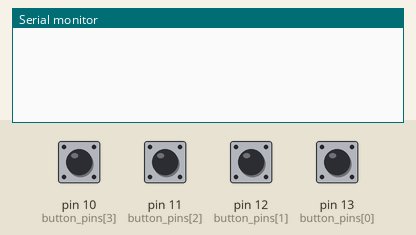
The sketch below on a simulated Arduino Uno, built with avr-gcc and run on an emulated ATmega328P. On the bench: the last lines printed to the serial monitor. The inputs (shaded band) are chosen by the test bench; at power-on: pin 10 (button_pins[3]), pin 11 (button_pins[2]), pin 12 (button_pins[1]), pin 13 (button_pins[0]) HIGH.

Above: at 1.2 s.
1.3 s: pin 10 (button_pins[3]) pulled LOW for 0.15 s
At 2.5 s:
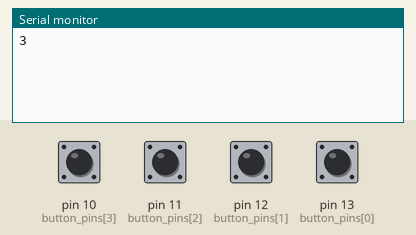
2.9 s: pin 11 (button_pins[2]) pulled LOW for 0.15 s
At 3.7 s:
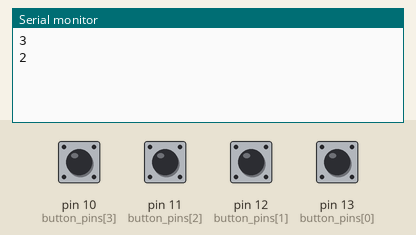
4.5 s: pin 12 (button_pins[1]) pulled LOW for 0.15 s
At 4.9 s:
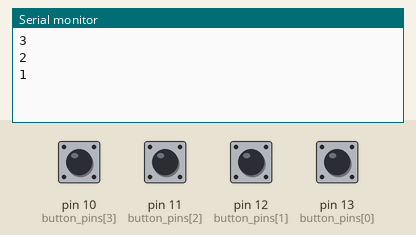
6.1 s: pin 13 (button_pins[0]) pulled LOW for 0.15 s
At 7.3 s:
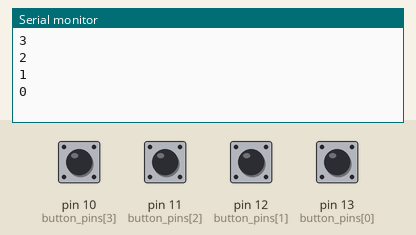
Timing chart, 0 to 8.7 s (numbered marks = the images above; inputs shaded):
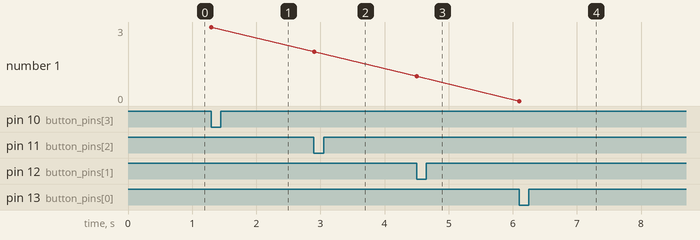

The sketch:

raspi_buttons.ino
```cpp
const int buttons = 4;
int button_pins[buttons] = {13,12,11,10};
boolean button_states[buttons];
void setup()
{
  Serial.begin(9600);
  for( int i = 0; i < buttons; i ++)
  {
    pinMode(button_pins[i],INPUT);
    digitalWrite(button_pins[i],HIGH);
    button_states[i] = false;
  }
}

void loop()
{

  for(int i = 0; i < buttons; i ++)
  {
    if(digitalRead(button_pins[i])==LOW && button_states[i] == false)
    {
      button_states[i] = true;
      Serial.println(i);
      delay(10); //debounce
    }
    if(digitalRead(button_pins[i])==HIGH)
    {
      button_states[i] = false;
    }
  }
}
```

Measured:
- after the input at 1.3 s, the serial monitor: prints a new line at once (image 1)
- after the input at 2.9 s, the serial monitor: prints a new line at once (image 2)
- after the input at 4.5 s, the serial monitor: prints a new line at once (image 3)
- after the input at 6.1 s, the serial monitor: prints a new line at once (image 4)
- plotted number 1: 3 → 2 after the input at 2.9 s, 2 → 1 after the input at 4.5 s, 1 → 0 after the input at 6.1 s
